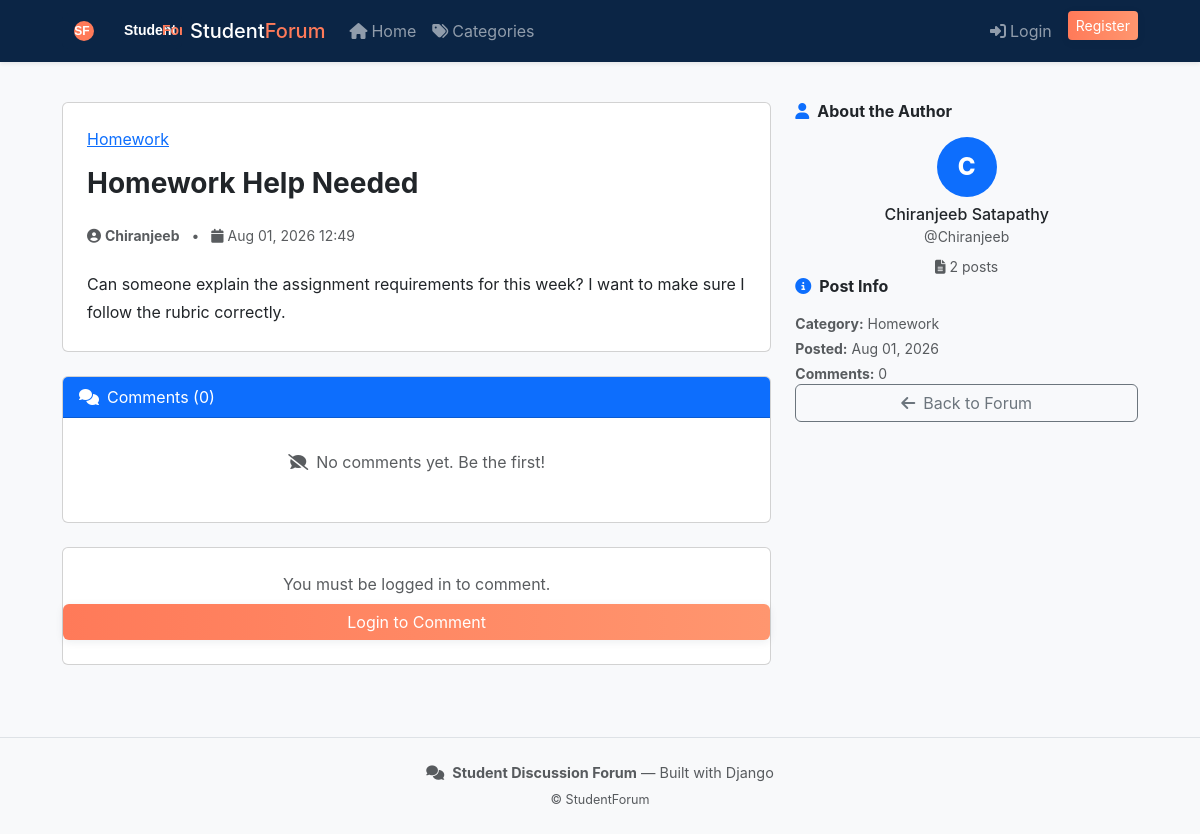
The app's page /post/2/ with its own data.
### studentforum/models.py (models this page shows, shortened)
class Post(models.Model):
    title = models.CharField(max_length=200)
    description = models.TextField()
    created_date = models.DateTimeField(auto_now_add=True)
    updated_date = models.DateTimeField(auto_now=True)
    user = models.ForeignKey(User, on_delete=models.CASCADE, related_name="posts")
    category = models.ForeignKey(Category, on_delete=models.SET_NULL, null=True, related_name="posts")
    class Meta:
        ordering = ["-created_date"]

class Category(models.Model):
    name = models.CharField(max_length=100, unique=True)
    description = models.TextField(blank=True)
    created_date = models.DateTimeField(auto_now_add=True)
    class Meta:
        verbose_name_plural = "Categories"
        ordering = ["name"]

### studentforum/views.py (the view, shortened to what this page needs)
# urls.py: path("post/<int:pk>/", views.post_detail, name="post_detail"),
def post_detail(request, pk):
    post = get_object_or_404(Post, pk=pk)
    comments = post.comments.all()
    comment_form = CommentForm()
    return render(
        request,
        "studentforum/post_detail.html",
        {
            "post": post,
            "comments": comments,
            "comment_form": comment_form,
        },
    )

### studentforum/templates/studentforum/post_detail.html (shortened to what this page needs)
{% extends 'studentforum/base.html' %}
{% block content %}
<div class="container py-4">
    <div class="row">
        <div class="col-lg-8">
            <div class="card mb-4">
                <div class="card-body p-4">
                    <div class="d-flex justify-content-between align-items-start mb-3">
                        <div>
                            {% if post.category %}
                            <a href="{% url 'category_posts' post.category.pk %}" class="category-badge mb-2 d-inline-block">
                                {{ post.category.name }}
                            </a>
                            {% endif %}
                            <h3 class="fw-bold mt-2">{{ post.title }}</h3>
                        </div>
                    </div>
                    <div class="text-muted small mb-4">
                        <i class="fas fa-user-circle me-1"></i><strong>{{ post.user.username }}</strong>
                        <span class="mx-2">•</span>
                        <i class="fas fa-calendar me-1"></i>{{ post.created_date|date:"M d, Y H:i" }}
                    </div>
                    <div style="line-height:1.8; white-space:pre-wrap;">{{ post.description }}</div>
                </div>
            </div>
            <div class="card mb-4">
                <div class="card-header bg-primary text-white">
                    <i class="fas fa-comments me-2"></i>Comments ({{ comments.count }})
                </div>
                <div class="card-body p-3">
                    {% for comment in comments %}
                    <div class="comment-box">
                        <div class="d-flex justify-content-between align-items-start">
                            <div>
                                <span class="fw-bold text-primary">
                                    <i class="fas fa-user-circle me-1"></i>{{ comment.user.username }}
                                </span>
                                <span class="text-muted small ms-2">{{ comment.created_date|date:"M d, Y H:i" }}</span>
                            </div>
                            {% if user == comment.user or user.is_staff %}
                            <div class="d-flex gap-1">
                                <a href="{% url 'edit_comment' comment.pk %}" class="btn btn-outline-warning btn-sm py-0 px-2">
                                    <i class="fas fa-edit"></i>
                                </a>
                                <a href="{% url 'delete_comment' comment.pk %}" class="btn btn-outline-danger btn-sm py-0 px-2">
                                    <i class="fas fa-trash"></i>
                                </a>
                            </div>
                            {% endif %}
                        </div>
                        <p class="mt-2 mb-0">{{ comment.comment_text }}</p>
                    </div>
                    {% empty %}
                    <p class="text-muted text-center py-3">
                        <i class="fas fa-comment-slash me-2"></i>No comments yet. Be the first!
                    </p>
                    {% endfor %}
                </div>
            </div>
            {% if user.is_authenticated %}
            <div class="card">
                <div class="card-header bg-primary text-white">
                    <i class="fas fa-plus-circle me-2"></i>Add a Comment
                </div>
                <div class="card-body p-4">
                    <form method="POST" class="needs-validation" novalidate>
                        {% csrf_token %}
                        <div class="mb-3">
                            <label for="id_comment_text" class="form-label visually-hidden">Comment</label>
                            {{ comment_form.comment_text }}
                            {% if comment_form.comment_text.errors %}
                            <div class="text-danger small mt-1">{{ comment_form.comment_text.errors.0 }}</div>
                            {% endif %}
                        </div>
                        <button type="submit" class="btn btn-primary">
                            <i class="fas fa-paper-plane me-2"></i>Post Comment
                        </button>
                    </form>
                </div>
            </div>
            {% else %}
            <div class="card text-center py-4">
                <p class="text-muted mb-2">You must be logged in to comment.</p>
                <a href="{% url 'login' %}?next={{ request.path }}" class="btn btn-primary">Login to Comment</a>
            </div>
            {% endif %}
        </div>
        <div class="col-lg-4">
            <div class="sidebar-card">
                <h6 class="fw-bold mb-3"><i class="fas fa-user me-2 text-primary"></i>About the Author</h6>
                <div class="text-center">
                    <div class="rounded-circle bg-primary text-white d-inline-flex align-items-center justify-content-center mb-2"
                         style="width:60px;height:60px;font-size:1.5rem;font-weight:800;">
                        {{ post.user.username|first|upper }}
                    </div>
                    <h6 class="mb-0">{{ post.user.get_full_name|default:post.user.username }}</h6>
                    <small class="text-muted">@{{ post.user.username }}</small>
                    <div class="mt-2 small text-muted">
                        <i class="fas fa-file-alt me-1"></i>{{ post.user.posts.count }} posts
                    </div>
                </div>
            </div>
            <div class="sidebar-card">
                <h6 class="fw-bold mb-3"><i class="fas fa-info-circle me-2 text-primary"></i>Post Info</h6>
                <p class="small text-muted mb-1"><strong>Category:</strong> {{ post.category.name|default:"Uncategorized" }}</p>
                <p class="small text-muted mb-1"><strong>Posted:</strong> {{ post.created_date|date:"M d, Y" }}</p>
                <p class="small text-muted mb-0"><strong>Comments:</strong> {{ comments.count }}</p>
            </div>
            <a href="{% url 'home' %}" class="btn btn-outline-secondary w-100">
                <i class="fas fa-arrow-left me-2"></i>Back to Forum
            </a>
        </div>
    </div>
</div>
{% endblock %}

### static/css/site.css (style rules this page uses)
:root { --brand: #0b2545; --accent: #ff7a59; --muted: #6c757d; }
body { font-family: Inter, system-ui, -apple-system, "Segoe UI", Roboto, "Helvetica Neue", Arial; background-color: #f8f9fb; color: #212529; }
.btn-primary { background-image: linear-gradient(90deg, var(--accent), #ff966f); border: none; box-shadow: 0 2px 8px rgba(11, 37, 69, 0.08); }
.container { max-width: 1100px; }

### records on screen
Post: category.name "Homework", title "Homework Help Needed", user.username "Chiranjeeb", created_date "Aug 01, 2026 12:49", description "Can someone explain the assignment requirements for this week? I want to make sure I follow the rubric correctly.", count "0", user.username|first "C", user.get_full_name "Chiranjeeb Satapathy", user.posts.count "2", created_date "Aug 01, 2026"

### other values on screen
{{ comments.count }} "0"
